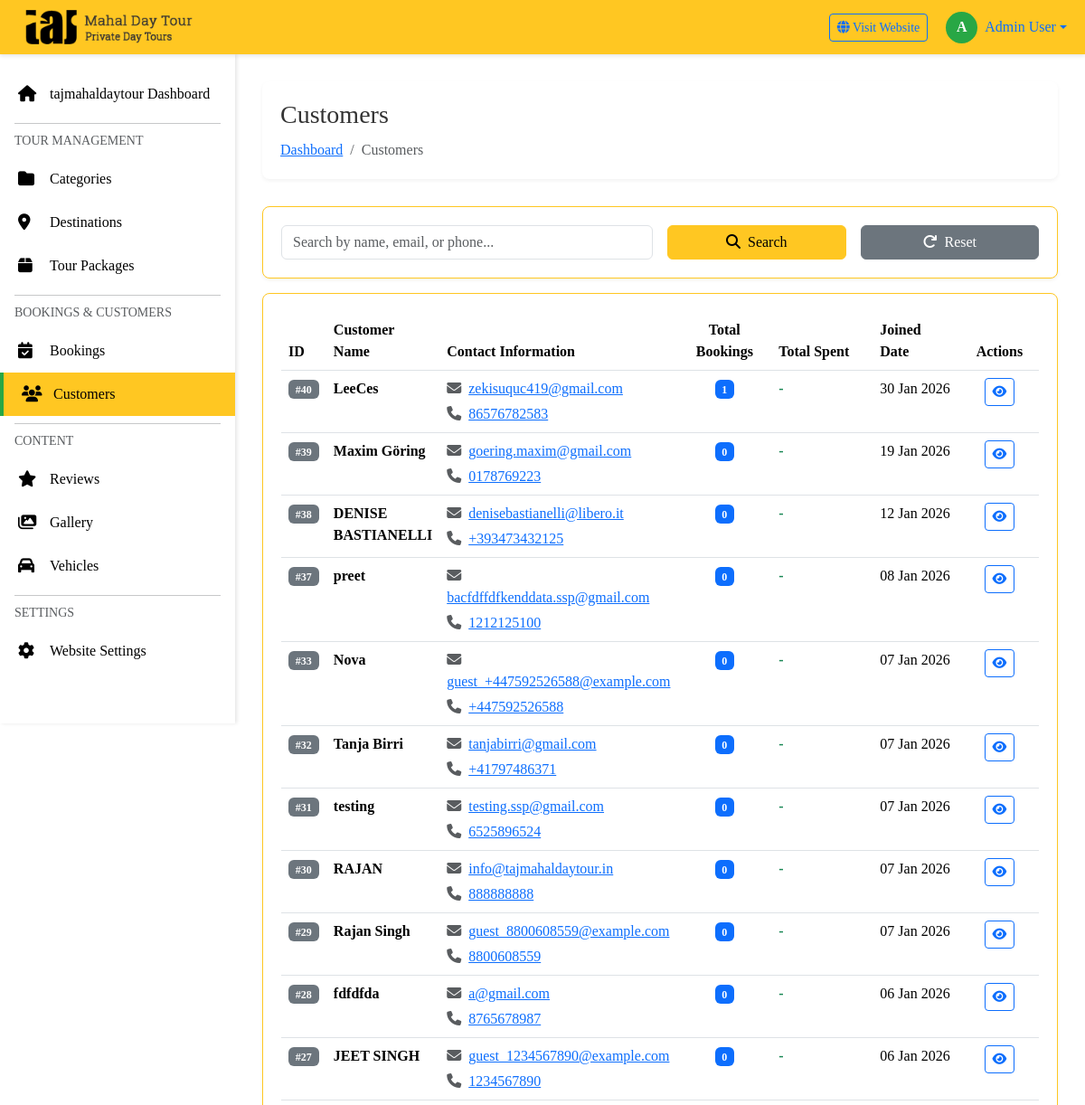
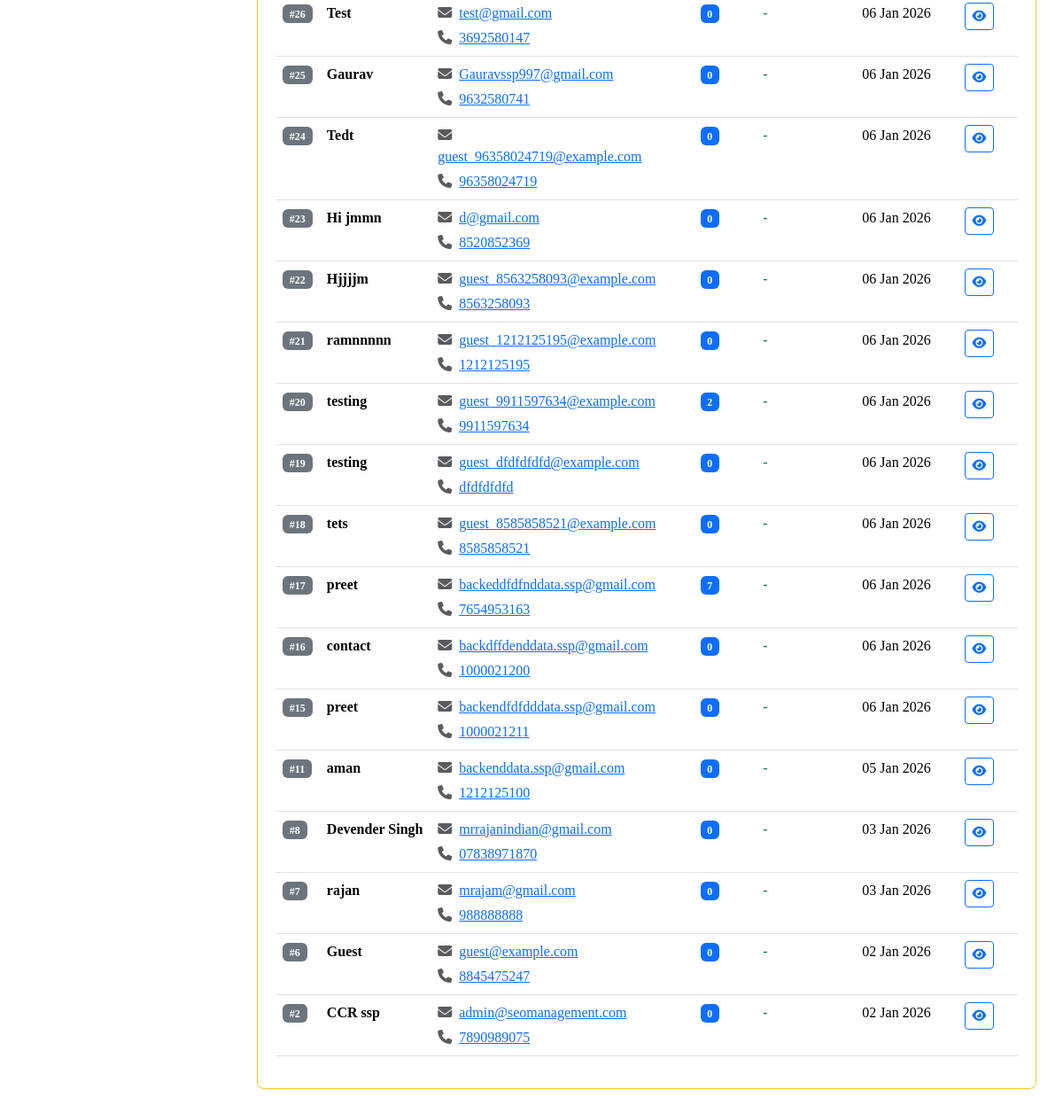
The page /admin/customers/index.php (signed in) on the database its author committed (2 pictures, top to bottom).
### tables this page shows
CREATE TABLE `customers` (
  `id` int(11) NOT NULL,
  `name` varchar(100) NOT NULL,
  `email` varchar(100) NOT NULL,
  `phone` varchar(20) NOT NULL,
  `country` varchar(100) DEFAULT 'India',
  `state` varchar(100) DEFAULT NULL,
  `city` varchar(100) DEFAULT NULL,
  `address` text DEFAULT NULL,
  `created_at` timestamp NOT NULL DEFAULT current_timestamp(),
  `updated_at` timestamp NOT NULL DEFAULT current_timestamp() ON UPDATE current_timestamp()
);

### admin/includes/functions.php (called while the page is built, shortened)
<?php
function format_date($date) {
    return date('d M Y', strtotime($date));
}
?>

### admin/customers/index.php (the view, shortened to what this page needs)
<?php
require_once '../includes/config.php';
require_once '../includes/functions.php';
$where = " WHERE 1=1 ";
$search = isset($_GET['search']) ? mysqli_real_escape_string($conn, $_GET['search']) : '';
$query = "SELECT c.*,
          COUNT(DISTINCT b.id) as total_bookings,
          SUM(b.final_price) as total_spent
          FROM customers c
          LEFT JOIN bookings b ON c.id = b.customer_id
          $where
          GROUP BY c.id
          ORDER BY c.created_at DESC";
$result = mysqli_query($conn, $query);
include '../includes/header.php';
include '../includes/sidebar.php';
?>
<div class="main-content">
    <div class="page-header">
        <div>
            <h1 class="page-title">Customers</h1>
            <nav aria-label="breadcrumb">
                <ol class="breadcrumb">
                    <li class="breadcrumb-item"><a href="../dashboard.php">Dashboard</a></li>
                    <li class="breadcrumb-item active">Customers</li>
                </ol>
            </nav>
        </div>
    </div>
    <div class="admin-card mb-3">
        <div class="card-body">
            <form method="GET" class="row g-3">
                <div class="col-md-6">
                    <input type="text" name="search" class="form-control" placeholder="Search by name, email, or phone..."
                           value="<?php echo htmlspecialchars($search); ?>">
                </div>
                <div class="col-md-3">
                    <button type="submit" class="btn btn-primary w-100">
                        <i class="fas fa-search me-2"></i>Search
                    </button>
                </div>
                <div class="col-md-3">
                    <a href="index.php" class="btn btn-secondary w-100">
                        <i class="fas fa-redo me-2"></i>Reset
                    </a>
                </div>
            </form>
        </div>
    </div>
    <div class="admin-card">
        <div class="card-body">
            <div class="table-responsive">
                <table class="table table-hover">
                    <thead>
                        <tr>
                            <th width="50">ID</th>
                            <th>Customer Name</th>
                            <th>Contact Information</th>
                            <th width="120" class="text-center">Total Bookings</th>
                            <th width="150">Total Spent</th>
                            <th width="120">Joined Date</th>
                            <th width="100" class="text-center">Actions</th>
                        </tr>
                    </thead>
                    <tbody>
                        <?php
                        if(mysqli_num_rows($result) > 0) {
                            while($customer = mysqli_fetch_assoc($result)) {
                        ?>
                        <tr>
                            <td>
                                <span class="badge bg-secondary">#<?php echo $customer['id']; ?></span>
                            </td>
                            <td>
                                <strong><?php echo htmlspecialchars($customer['name']); ?></strong>
                            </td>
                            <td>
                                <div class="mb-1">
                                    <i class="fas fa-envelope text-muted me-1"></i>
                                    <a href="mailto:<?php echo htmlspecialchars($customer['email']); ?>">
                                        <?php echo htmlspecialchars($customer['email']); ?>
                                    </a>
                                </div>
                                <div>
                                    <i class="fas fa-phone text-muted me-1"></i>
                                    <a href="tel:<?php echo htmlspecialchars($customer['phone']); ?>">
                                        <?php echo htmlspecialchars($customer['phone']); ?>
                                    </a>
                                </div>
                            </td>
                            <td class="text-center">
                                <span class="badge bg-primary"><?php echo $customer['total_bookings']; ?></span>
                            </td>
                            <td>
                                <strong class="text-success">
                                    <?php echo $customer['total_spent'] > 0 ? format_price($customer['total_spent']) : '-'; ?>
                                </strong>
                            </td>
                            <td>
                                <?php echo format_date($customer['created_at']); ?>
                            </td>
                            <td class="text-center">
                                <a href="view.php?id=<?php echo $customer['id']; ?>"
                                   class="btn btn-sm btn-outline-primary" title="View Details">
                                    <i class="fas fa-eye"></i>
                                </a>
                            </td>
                        </tr>
                        <?php
                            }
                        } ?>
                    </tbody>
                </table>
            </div>
        </div>
    </div>
</div>
<?php include '../includes/footer.php'; ?>

### admin/includes/header.php (style rules this page uses)
:root { --primary-color: #ffc722; --secondary-color: #000000; --accent-red: #dc3545; --accent-green: #28a745; --accent-white: #fff; --sidebar-width: 260px; --header-height: 60px; }
* { margin: 0; padding: 0; box-sizing: border-box; }
body { font-family: 'Playfair Display', Georgia, serif; background: #fff; }
.page-header { background: white; padding: 20px; border-radius: 8px; margin-bottom: 30px; box-shadow: 0 2px 4px rgba(0,0,0,0.05); }
.page-header h1 { font-size: 28px; color: #333; margin: 0; }
.page-header .breadcrumb { margin: 10px 0 0 0; background: none; padding: 0; }
.admin-card { background: #fff; border-radius: 8px; padding: 20px; box-shadow: 0 2px 4px rgba(0,0,0,0.05); margin-bottom: 20px; border: 1px solid #ffc722; }
.btn-primary { background: var(--primary-color); border-color: var(--primary-color); color: #000; font-family: 'Playfair Display', Georgia, serif; }

### admin/includes/footer.php (style rules this page uses)
body, .admin-content, .admin-sidebar, .admin-header, .admin-card, .page-header, .menu-link, .btn, .breadcrumb { font-family: 'Playfair Display', Georgia, serif !important; }

### rows shown on the page
customers: id "40", name "LeeCes", email "zekisuquc419@gmail.com", phone "86576782583", total_bookings "1", created_at "30 Jan 2026"
customers: id "39", name "Maxim Göring", email "goering.maxim@gmail.com", phone "0178769223", total_bookings "0", created_at "19 Jan 2026"
customers: id "38", name "DENISE BASTIANELLI", email "denisebastianelli@libero.it", phone "+393473432125", total_bookings "0", created_at "12 Jan 2026"
customers: id "37", name "preet", email "bacfdffdfkenddata.ssp@gmail.com", phone "1212125100", total_bookings "0", created_at "08 Jan 2026"
customers: id "33", name "Nova", email "guest_+447592526588@example.com", phone "+447592526588", total_bookings "0", created_at "07 Jan 2026"
customers: id "32", name "Tanja Birri", email "tanjabirri@gmail.com", phone "+41797486371", total_bookings "0", created_at "07 Jan 2026"
customers: id "31", name "testing", email "testing.ssp@gmail.com", phone "6525896524", total_bookings "0", created_at "07 Jan 2026"
customers: id "30", name "RAJAN", email "info@tajmahaldaytour.in", phone "888888888", total_bookings "0", created_at "07 Jan 2026"
customers: id "29", name "Rajan Singh", email "guest_8800608559@example.com", phone "8800608559", total_bookings "0", created_at "07 Jan 2026"
customers: id "28", name "fdfdfda", email "a@gmail.com", phone "8765678987", total_bookings "0", created_at "06 Jan 2026"
customers: id "27", name "JEET SINGH", email "guest_1234567890@example.com", phone "1234567890", total_bookings "0", created_at "06 Jan 2026"
customers: id "26", name "Test", email "test@gmail.com", phone "3692580147", total_bookings "0", created_at "06 Jan 2026"
customers: id "25", name "Gaurav", email "Gauravssp997@gmail.com", phone "9632580741", total_bookings "0", created_at "06 Jan 2026"
customers: id "24", name "Tedt", email "guest_96358024719@example.com", phone "96358024719", total_bookings "0", created_at "06 Jan 2026"
customers: id "23", name "Hi jmmn", email "d@gmail.com", phone "8520852369", total_bookings "0", created_at "06 Jan 2026"
customers: id "22", name "Hjjjjm", email "guest_8563258093@example.com", phone "8563258093", total_bookings "0", created_at "06 Jan 2026"
customers: id "21", name "ramnnnnn", email "guest_1212125195@example.com", phone "1212125195", total_bookings "0", created_at "06 Jan 2026"
customers: id "20", name "testing", email "guest_9911597634@example.com", phone "9911597634", total_bookings "2", created_at "06 Jan 2026"
customers: id "19", name "testing", email "guest_dfdfdfdfd@example.com", phone "dfdfdfdfd", total_bookings "0", created_at "06 Jan 2026"
customers: id "18", name "tets", email "guest_8585858521@example.com", phone "8585858521", total_bookings "0", created_at "06 Jan 2026"
customers: id "17", name "preet", email "backeddfdfnddata.ssp@gmail.com", phone "7654953163", total_bookings "7", created_at "06 Jan 2026"
customers: id "16", name "contact", email "backdffdenddata.ssp@gmail.com", phone "1000021200", total_bookings "0", created_at "06 Jan 2026"
customers: id "15", name "preet", email "backendfdfdddata.ssp@gmail.com", phone "1000021211", total_bookings "0", created_at "06 Jan 2026"
customers: id "11", name "aman", email "backenddata.ssp@gmail.com", phone "1212125100", total_bookings "0", created_at "05 Jan 2026"
customers: id "8", name "Devender Singh", email "mrrajanindian@gmail.com", phone "07838971870", total_bookings "0", created_at "03 Jan 2026"
customers: id "7", name "rajan", email "mrajam@gmail.com", phone "988888888", total_bookings "0", created_at "03 Jan 2026"
customers: id "6", name "Guest", email "guest@example.com", phone "8845475247", total_bookings "0", created_at "02 Jan 2026"
customers: id "2", name "CCR ssp", email "admin@seomanagement.com", phone "7890989075", total_bookings "0", created_at "02 Jan 2026"

### other values the page prints
substr($_SESSION['admin_name'] ?? 'A', 0, 1) "A"
$_SESSION['admin_name'] "Admin User"
